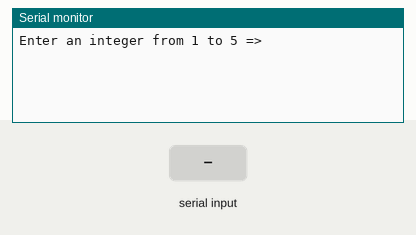
Simulated run of this sketch. Board: Arduino Uno, built with avr-gcc and run on an emulated ATmega328P. On the bench: the last lines printed to the serial monitor. The test bench sets the inputs (shaded band).

Above: at 1.2 s.
1.3 s: "90,45\n" received over Serial
At 2.2 s:
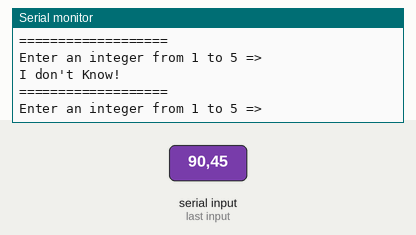
2.8 s: "1\n" received over Serial
At 3.6 s:
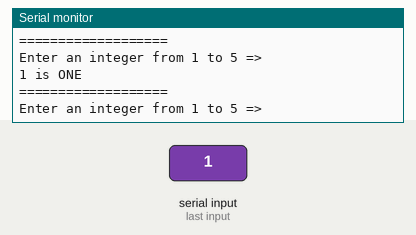
4.3 s: "2\n" received over Serial
At 5.1 s:
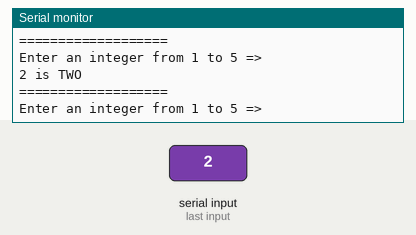
5.8 s: "3\n" received over Serial
At 6.4 s:
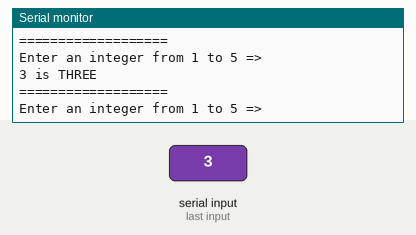
7.3 s: "4\n" received over Serial
At 8.1 s:
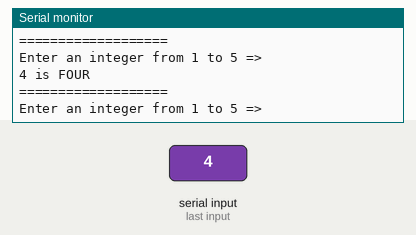
8.8 s: "5\n" received over Serial
At 9.6 s:
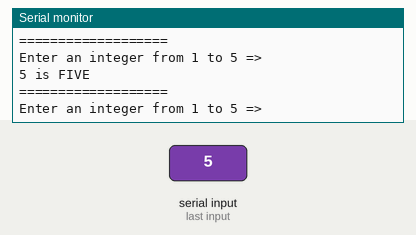

The sketch:

4-7.ino
```cpp
void setup() {
  // 시리얼 통신 속도 설정 : 속도 9600 bps, 8데이터 비트, 패리티 없음, 한 개의 스톱비트
 Serial.begin(9600) ;

}
void loop() {
      int num, opt;

      Serial.println("Enter an integer from 1 to 5 =>");

     // PC에서 데이터가 전송되어 올때까지 기다린다.
      while(1) {
       if(Serial.available() > 0 ) break;
      }
     num = Serial.parseInt();

     switch(num)
     {
      case 1 : Serial.println("1 is ONE");
      break;
      case 2 : Serial.println("2 is TWO");
      break;
      case 3 : Serial.println("3 is THREE");
      break;
      case 4 : Serial.println("4 is FOUR");
      break;
      case 5 : Serial.println("5 is FIVE");
      break;
      default : Serial.println("I don't Know!");
      break;

     }

    Serial.println("===================");
  }
```

Measured:
- after the input at 1.3 s, the serial monitor: prints a new line at once (image 1)
- after the input at 2.8 s, the serial monitor: prints a new line at once (image 2)
- after the input at 4.3 s, the serial monitor: prints a new line at once (image 3)
- after the input at 5.8 s, the serial monitor: prints a new line at once (image 4)
- after the input at 7.3 s, the serial monitor: prints a new line at once (image 5)
- after the input at 8.8 s, the serial monitor: prints a new line at once (image 6)
